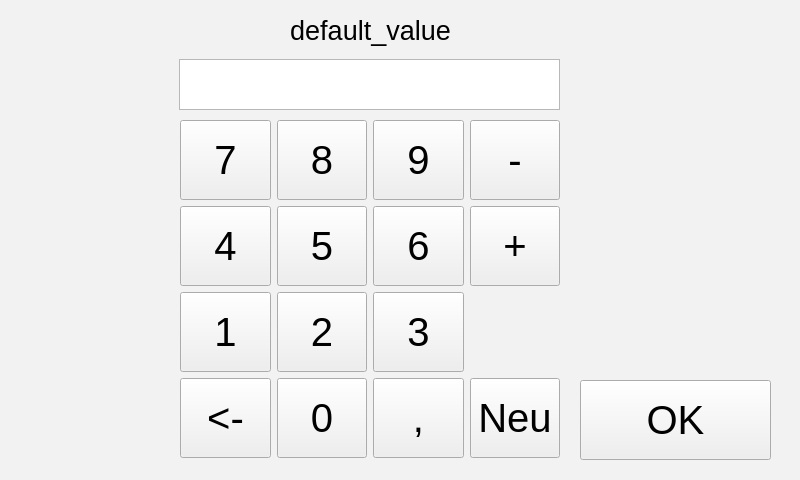
<?xml version="1.0" encoding="UTF-8"?>
<ui version="4.0">
 <class>Keyboard</class>
 <widget class="QWidget" name="Keyboard">
  <property name="geometry">
   <rect>
    <x>0</x>
    <y>0</y>
    <width>800</width>
    <height>480</height>
   </rect>
  </property>
  <property name="windowTitle">
   <string>Form</string>
  </property>
  <property name="styleSheet">
   <string notr="true"/>
  </property>
  <widget class="QTextBrowser" name="number_browser">
   <property name="geometry">
    <rect>
     <x>179</x>
     <y>59</y>
     <width>381</width>
     <height>51</height>
    </rect>
   </property>
   <property name="font">
    <font>
     <pointsize>27</pointsize>
    </font>
   </property>
  </widget>
  <widget class="QPushButton" name="pushButton_ok">
   <property name="geometry">
    <rect>
     <x>580</x>
     <y>380</y>
     <width>191</width>
     <height>80</height>
    </rect>
   </property>
   <property name="font">
    <font>
     <pointsize>30</pointsize>
    </font>
   </property>
   <property name="text">
    <string>OK</string>
   </property>
  </widget>
  <widget class="QLabel" name="label">
   <property name="geometry">
    <rect>
     <x>180</x>
     <y>10</y>
     <width>381</width>
     <height>41</height>
    </rect>
   </property>
   <property name="sizePolicy">
    <sizepolicy hsizetype="Preferred" vsizetype="Preferred">
     <horstretch>0</horstretch>
     <verstretch>0</verstretch>
    </sizepolicy>
   </property>
   <property name="font">
    <font>
     <pointsize>20</pointsize>
    </font>
   </property>
   <property name="layoutDirection">
    <enum>Qt::LeftToRight</enum>
   </property>
   <property name="text">
    <string>default_value</string>
   </property>
   <property name="alignment">
    <set>Qt::AlignCenter</set>
   </property>
  </widget>
  <widget class="QWidget" name="layoutWidget">
   <property name="geometry">
    <rect>
     <x>180</x>
     <y>120</y>
     <width>380</width>
     <height>340</height>
    </rect>
   </property>
   <property name="font">
    <font>
     <pointsize>30</pointsize>
    </font>
   </property>
   <layout class="QGridLayout" name="gridLayout">
    <item row="0" column="0">
     <widget class="QPushButton" name="pushButton_7">
      <property name="minimumSize">
       <size>
        <width>0</width>
        <height>80</height>
       </size>
      </property>
      <property name="font">
       <font>
        <pointsize>30</pointsize>
       </font>
      </property>
      <property name="text">
       <string>7</string>
      </property>
     </widget>
    </item>
    <item row="0" column="1">
     <widget class="QPushButton" name="pushButton_8">
      <property name="minimumSize">
       <size>
        <width>0</width>
        <height>80</height>
       </size>
      </property>
      <property name="font">
       <font>
        <pointsize>30</pointsize>
       </font>
      </property>
      <property name="text">
       <string>8</string>
      </property>
     </widget>
    </item>
    <item row="0" column="2">
     <widget class="QPushButton" name="pushButton_9">
      <property name="minimumSize">
       <size>
        <width>0</width>
        <height>80</height>
       </size>
      </property>
      <property name="font">
       <font>
        <pointsize>30</pointsize>
       </font>
      </property>
      <property name="text">
       <string>9</string>
      </property>
     </widget>
    </item>
    <item row="0" column="3">
     <widget class="QPushButton" name="pushButton_minus">
      <property name="minimumSize">
       <size>
        <width>0</width>
        <height>80</height>
       </size>
      </property>
      <property name="font">
       <font>
        <pointsize>30</pointsize>
       </font>
      </property>
      <property name="text">
       <string>-</string>
      </property>
     </widget>
    </item>
    <item row="1" column="0">
     <widget class="QPushButton" name="pushButton_4">
      <property name="minimumSize">
       <size>
        <width>0</width>
        <height>80</height>
       </size>
      </property>
      <property name="font">
       <font>
        <pointsize>30</pointsize>
       </font>
      </property>
      <property name="text">
       <string>4</string>
      </property>
     </widget>
    </item>
    <item row="1" column="1">
     <widget class="QPushButton" name="pushButton_5">
      <property name="minimumSize">
       <size>
        <width>0</width>
        <height>80</height>
       </size>
      </property>
      <property name="font">
       <font>
        <pointsize>30</pointsize>
       </font>
      </property>
      <property name="text">
       <string>5</string>
      </property>
     </widget>
    </item>
    <item row="1" column="2">
     <widget class="QPushButton" name="pushButton_6">
      <property name="minimumSize">
       <size>
        <width>0</width>
        <height>80</height>
       </size>
      </property>
      <property name="font">
       <font>
        <pointsize>30</pointsize>
       </font>
      </property>
      <property name="text">
       <string>6</string>
      </property>
     </widget>
    </item>
    <item row="1" column="3">
     <widget class="QPushButton" name="pushButton_plus">
      <property name="minimumSize">
       <size>
        <width>0</width>
        <height>80</height>
       </size>
      </property>
      <property name="font">
       <font>
        <pointsize>30</pointsize>
       </font>
      </property>
      <property name="text">
       <string>+</string>
      </property>
     </widget>
    </item>
    <item row="2" column="0">
     <widget class="QPushButton" name="pushButton_1">
      <property name="minimumSize">
       <size>
        <width>0</width>
        <height>80</height>
       </size>
      </property>
      <property name="font">
       <font>
        <pointsize>30</pointsize>
       </font>
      </property>
      <property name="text">
       <string>1</string>
      </property>
     </widget>
    </item>
    <item row="2" column="1">
     <widget class="QPushButton" name="pushButton_2">
      <property name="minimumSize">
       <size>
        <width>0</width>
        <height>80</height>
       </size>
      </property>
      <property name="font">
       <font>
        <pointsize>30</pointsize>
       </font>
      </property>
      <property name="text">
       <string>2</string>
      </property>
     </widget>
    </item>
    <item row="2" column="2">
     <widget class="QPushButton" name="pushButton_3">
      <property name="minimumSize">
       <size>
        <width>0</width>
        <height>80</height>
       </size>
      </property>
      <property name="font">
       <font>
        <pointsize>30</pointsize>
       </font>
      </property>
      <property name="text">
       <string>3</string>
      </property>
     </widget>
    </item>
    <item row="3" column="1">
     <widget class="QPushButton" name="pushButton_0">
      <property name="minimumSize">
       <size>
        <width>0</width>
        <height>80</height>
       </size>
      </property>
      <property name="font">
       <font>
        <pointsize>30</pointsize>
       </font>
      </property>
      <property name="text">
       <string>0</string>
      </property>
     </widget>
    </item>
    <item row="3" column="2">
     <widget class="QPushButton" name="pushButton_point">
      <property name="minimumSize">
       <size>
        <width>0</width>
        <height>80</height>
       </size>
      </property>
      <property name="font">
       <font>
        <pointsize>30</pointsize>
       </font>
      </property>
      <property name="text">
       <string>,</string>
      </property>
     </widget>
    </item>
    <item row="3" column="0">
     <widget class="QPushButton" name="pushButton_backSpace">
      <property name="minimumSize">
       <size>
        <width>0</width>
        <height>80</height>
       </size>
      </property>
      <property name="font">
       <font>
        <pointsize>30</pointsize>
       </font>
      </property>
      <property name="text">
       <string>&lt;-</string>
      </property>
     </widget>
    </item>
    <item row="3" column="3">
     <widget class="QPushButton" name="pushButton_clear">
      <property name="minimumSize">
       <size>
        <width>0</width>
        <height>80</height>
       </size>
      </property>
      <property name="font">
       <font>
        <pointsize>30</pointsize>
       </font>
      </property>
      <property name="text">
       <string>Neu</string>
      </property>
     </widget>
    </item>
   </layout>
  </widget>
  <widget class="QWidget" name="widget" native="true">
   <property name="geometry">
    <rect>
     <x>0</x>
     <y>0</y>
     <width>801</width>
     <height>480</height>
    </rect>
   </property>
   <property name="styleSheet">
    <string notr="true">background-color : rgba( 255, 255, 255, 20% );</string>
   </property>
  </widget>
  <zorder>widget</zorder>
  <zorder>number_browser</zorder>
  <zorder>pushButton_ok</zorder>
  <zorder>label</zorder>
  <zorder>layoutWidget</zorder>
 </widget>
 <resources/>
 <connections/>
</ui>
